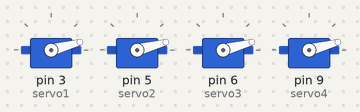
Simulated run of this sketch. Board: Arduino Uno, built with avr-gcc and run on an emulated ATmega328P. On the bench: 4 × servo.

Above: at 0.05 s.
At 0.15 s:
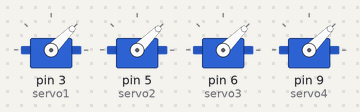
At 0.3 s:
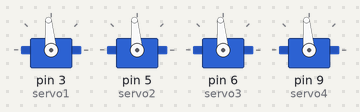
At 0.55 s:
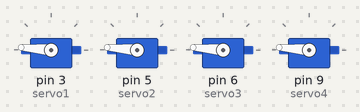
At 0.8 s:
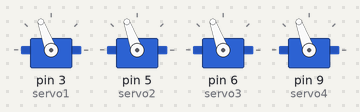
At 1.05 s:
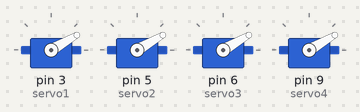
Timing chart, 0 to 3.0 s (numbered marks = the images above):
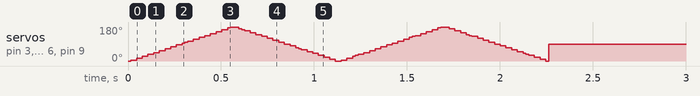

The sketch:

4servo.ino
```cpp
#include <Servo.h>

Servo servo1, servo2, servo3, servo4;

unsigned long startTime;
bool finishedSweep = false;

void setup() {
  servo1.attach(3);  //
  servo2.attach(5);
  servo3.attach(6);
  servo4.attach(9);

  startTime = millis(); //
}

void loop() {
  unsigned long currentTime = millis();


  if (!finishedSweep && currentTime - startTime < 2000) {
    for (int pos = 0; pos <= 180; pos += 5) {
      servo1.write(pos);
      servo2.write(pos);
      servo3.write(pos);
      servo4.write(pos);
      delay(15);
    }
    for (int pos = 180; pos >= 0; pos -= 5) {
      servo1.write(pos);
      servo2.write(pos);
      servo3.write(pos);
      servo4.write(pos);
      delay(15);
    }
  }

  else if (!finishedSweep) {
    servo1.write(90);
    servo2.write(90);
    servo3.write(90);
    servo4.write(90);
    finishedSweep = true;
  }
}
```
